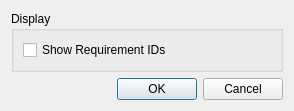
<?xml version="1.0" encoding="UTF-8"?>
<ui version="4.0">
 <class>AppSettingsDialog</class>
 <widget class="QDialog" name="AppSettingsDialog">
  <property name="geometry">
   <rect>
    <x>0</x>
    <y>0</y>
    <width>294</width>
    <height>103</height>
   </rect>
  </property>
  <property name="windowTitle">
   <string>Dialog</string>
  </property>
  <layout class="QVBoxLayout" name="verticalLayout_2">
   <item>
    <widget class="QGroupBox" name="groupBox">
     <property name="title">
      <string>Display</string>
     </property>
     <layout class="QVBoxLayout" name="verticalLayout">
      <item>
       <widget class="QCheckBox" name="showIDsCheckBox">
        <property name="text">
         <string>Show Requirement IDs</string>
        </property>
       </widget>
      </item>
     </layout>
    </widget>
   </item>
   <item>
    <spacer name="verticalSpacer">
     <property name="orientation">
      <enum>Qt::Vertical</enum>
     </property>
     <property name="sizeHint" stdset="0">
      <size>
       <width>20</width>
       <height>0</height>
      </size>
     </property>
    </spacer>
   </item>
   <item>
    <widget class="QDialogButtonBox" name="buttonBox">
     <property name="orientation">
      <enum>Qt::Horizontal</enum>
     </property>
     <property name="standardButtons">
      <set>QDialogButtonBox::Cancel|QDialogButtonBox::Ok</set>
     </property>
    </widget>
   </item>
  </layout>
 </widget>
 <resources/>
 <connections>
  <connection>
   <sender>buttonBox</sender>
   <signal>accepted()</signal>
   <receiver>AppSettingsDialog</receiver>
   <slot>accept()</slot>
   <hints>
    <hint type="sourcelabel">
     <x>248</x>
     <y>254</y>
    </hint>
    <hint type="destinationlabel">
     <x>157</x>
     <y>274</y>
    </hint>
   </hints>
  </connection>
  <connection>
   <sender>buttonBox</sender>
   <signal>rejected()</signal>
   <receiver>AppSettingsDialog</receiver>
   <slot>reject()</slot>
   <hints>
    <hint type="sourcelabel">
     <x>316</x>
     <y>260</y>
    </hint>
    <hint type="destinationlabel">
     <x>286</x>
     <y>274</y>
    </hint>
   </hints>
  </connection>
 </connections>
</ui>
